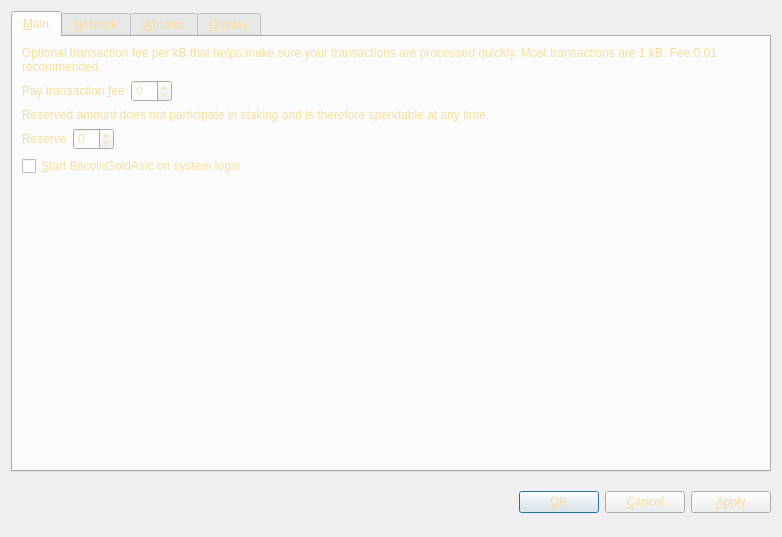
<?xml version="1.0" encoding="UTF-8"?>
<ui version="4.0">
 <class>OptionsDialog</class>
 <widget class="QDialog" name="OptionsDialog">
  <property name="geometry">
   <rect>
    <x>0</x>
    <y>0</y>
    <width>782</width>
    <height>537</height>
   </rect>
  </property>
  <property name="windowTitle">
   <string>Options</string>
  </property>
  <property name="styleSheet">
   <string notr="true">background-image: url(:/images/bg2);
color: rgb(246, 222, 155);</string>
  </property>
  <property name="modal">
   <bool>true</bool>
  </property>
  <layout class="QVBoxLayout" name="verticalLayout">
   <item>
    <widget class="QTabWidget" name="tabWidget">
     <property name="tabPosition">
      <enum>QTabWidget::North</enum>
     </property>
     <property name="currentIndex">
      <number>0</number>
     </property>
     <widget class="QWidget" name="tabMain">
      <attribute name="title">
       <string>&amp;Main</string>
      </attribute>
      <layout class="QVBoxLayout" name="verticalLayout_Main">
       <item>
        <widget class="QLabel" name="transactionFeeInfoLabel">
         <property name="text">
          <string>Optional transaction fee per kB that helps make sure your transactions are processed quickly. Most transactions are 1 kB. Fee 0.01 recommended.</string>
         </property>
         <property name="textFormat">
          <enum>Qt::PlainText</enum>
         </property>
         <property name="wordWrap">
          <bool>true</bool>
         </property>
        </widget>
       </item>
       <item>
        <layout class="QHBoxLayout" name="horizontalLayoutFee">
         <item>
          <widget class="QLabel" name="transactionFeeLabel">
           <property name="text">
            <string>Pay transaction &amp;fee</string>
           </property>
           <property name="textFormat">
            <enum>Qt::PlainText</enum>
           </property>
           <property name="buddy">
            <cstring>transactionFee</cstring>
           </property>
          </widget>
         </item>
         <item>
          <widget class="BitcoinAmountField" name="transactionFee"/>
         </item>
         <item>
          <spacer name="horizontalSpacerFee">
           <property name="orientation">
            <enum>Qt::Horizontal</enum>
           </property>
           <property name="sizeHint" stdset="0">
            <size>
             <width>40</width>
             <height>20</height>
            </size>
           </property>
          </spacer>
         </item>
        </layout>
       </item>
       <item>
        <widget class="QLabel" name="reserveBalanceInfoLabel">
         <property name="text">
          <string>Reserved amount does not participate in staking and is therefore spendable at any time.</string>
         </property>
         <property name="textFormat">
          <enum>Qt::PlainText</enum>
         </property>
         <property name="wordWrap">
          <bool>true</bool>
         </property>
        </widget>
       </item>
       <item>
        <layout class="QHBoxLayout" name="horizontalLayoutReserveBalance">
         <item>
          <widget class="QLabel" name="reserveBalanceLabel">
           <property name="text">
            <string>Reserve</string>
           </property>
           <property name="textFormat">
            <enum>Qt::PlainText</enum>
           </property>
           <property name="buddy">
            <cstring>reserveBalance</cstring>
           </property>
          </widget>
         </item>
         <item>
          <widget class="BitcoinAmountField" name="reserveBalance"/>
         </item>
         <item>
          <spacer name="horizontalSpacerReserveBalance">
           <property name="orientation">
            <enum>Qt::Horizontal</enum>
           </property>
           <property name="sizeHint" stdset="0">
            <size>
             <width>40</width>
             <height>20</height>
            </size>
           </property>
          </spacer>
         </item>
        </layout>
       </item>
       <item>
        <widget class="QCheckBox" name="bitcoinAtStartup">
         <property name="toolTip">
          <string>Automatically start BitcoinGoldAsic after logging in to the system.</string>
         </property>
         <property name="text">
          <string>&amp;Start BitcoinGoldAsic on system login</string>
         </property>
        </widget>
       </item>
       <item>
        <spacer name="verticalSpacer_Main">
         <property name="orientation">
          <enum>Qt::Vertical</enum>
         </property>
         <property name="sizeHint" stdset="0">
          <size>
           <width>20</width>
           <height>40</height>
          </size>
         </property>
        </spacer>
       </item>
      </layout>
     </widget>
     <widget class="QWidget" name="tabNetwork">
      <attribute name="title">
       <string>&amp;Network</string>
      </attribute>
      <layout class="QVBoxLayout" name="verticalLayout_Network">
       <item>
        <widget class="QCheckBox" name="mapPortUpnp">
         <property name="toolTip">
          <string>Automatically open the BitcoinGoldAsic client port on the router. This only works when your router supports UPnP and it is enabled.</string>
         </property>
         <property name="text">
          <string>Map port using &amp;UPnP</string>
         </property>
        </widget>
       </item>
       <item>
        <widget class="QCheckBox" name="connectSocks">
         <property name="toolTip">
          <string>Connect to the BitcoinGoldAsic network through a SOCKS proxy (e.g. when connecting through Tor).</string>
         </property>
         <property name="text">
          <string>&amp;Connect through SOCKS proxy:</string>
         </property>
        </widget>
       </item>
       <item>
        <layout class="QHBoxLayout" name="horizontalLayout_Network">
         <item>
          <widget class="QLabel" name="proxyIpLabel">
           <property name="text">
            <string>Proxy &amp;IP:</string>
           </property>
           <property name="textFormat">
            <enum>Qt::PlainText</enum>
           </property>
           <property name="buddy">
            <cstring>proxyIp</cstring>
           </property>
          </widget>
         </item>
         <item>
          <widget class="QValidatedLineEdit" name="proxyIp">
           <property name="maximumSize">
            <size>
             <width>140</width>
             <height>16777215</height>
            </size>
           </property>
           <property name="toolTip">
            <string>IP address of the proxy (e.g. 127.0.0.1)</string>
           </property>
          </widget>
         </item>
         <item>
          <widget class="QLabel" name="proxyPortLabel">
           <property name="text">
            <string>&amp;Port:</string>
           </property>
           <property name="textFormat">
            <enum>Qt::PlainText</enum>
           </property>
           <property name="buddy">
            <cstring>proxyPort</cstring>
           </property>
          </widget>
         </item>
         <item>
          <widget class="QLineEdit" name="proxyPort">
           <property name="maximumSize">
            <size>
             <width>55</width>
             <height>16777215</height>
            </size>
           </property>
           <property name="toolTip">
            <string>Port of the proxy (e.g. 9050)</string>
           </property>
          </widget>
         </item>
         <item>
          <widget class="QLabel" name="socksVersionLabel">
           <property name="text">
            <string>SOCKS &amp;Version:</string>
           </property>
           <property name="textFormat">
            <enum>Qt::PlainText</enum>
           </property>
           <property name="buddy">
            <cstring>socksVersion</cstring>
           </property>
          </widget>
         </item>
         <item>
          <widget class="QValueComboBox" name="socksVersion">
           <property name="toolTip">
            <string>SOCKS version of the proxy (e.g. 5)</string>
           </property>
          </widget>
         </item>
         <item>
          <spacer name="horizontalSpacer_Network">
           <property name="orientation">
            <enum>Qt::Horizontal</enum>
           </property>
           <property name="sizeHint" stdset="0">
            <size>
             <width>40</width>
             <height>20</height>
            </size>
           </property>
          </spacer>
         </item>
        </layout>
       </item>
       <item>
        <spacer name="verticalSpacer_Network">
         <property name="orientation">
          <enum>Qt::Vertical</enum>
         </property>
         <property name="sizeHint" stdset="0">
          <size>
           <width>20</width>
           <height>40</height>
          </size>
         </property>
        </spacer>
       </item>
      </layout>
     </widget>
     <widget class="QWidget" name="tabWindow">
      <attribute name="title">
       <string>&amp;Window</string>
      </attribute>
      <layout class="QVBoxLayout" name="verticalLayout_Window">
       <item>
        <widget class="QCheckBox" name="minimizeToTray">
         <property name="toolTip">
          <string>Show only a tray icon after minimizing the window.</string>
         </property>
         <property name="text">
          <string>&amp;Minimize to the tray instead of the taskbar</string>
         </property>
        </widget>
       </item>
       <item>
        <widget class="QCheckBox" name="minimizeOnClose">
         <property name="toolTip">
          <string>Minimize instead of exit the application when the window is closed. When this option is enabled, the application will be closed only after selecting Quit in the menu.</string>
         </property>
         <property name="text">
          <string>M&amp;inimize on close</string>
         </property>
        </widget>
       </item>
       <item>
        <spacer name="verticalSpacer_Window">
         <property name="orientation">
          <enum>Qt::Vertical</enum>
         </property>
         <property name="sizeHint" stdset="0">
          <size>
           <width>20</width>
           <height>40</height>
          </size>
         </property>
        </spacer>
       </item>
      </layout>
     </widget>
     <widget class="QWidget" name="tabDisplay">
      <attribute name="title">
       <string>&amp;Display</string>
      </attribute>
      <layout class="QVBoxLayout" name="verticalLayout_Display">
       <item>
        <layout class="QHBoxLayout" name="horizontalLayout_1_Display">
         <item>
          <widget class="QLabel" name="langLabel">
           <property name="text">
            <string>User Interface &amp;language:</string>
           </property>
           <property name="textFormat">
            <enum>Qt::PlainText</enum>
           </property>
           <property name="buddy">
            <cstring>lang</cstring>
           </property>
          </widget>
         </item>
         <item>
          <widget class="QValueComboBox" name="lang">
           <property name="toolTip">
            <string>The user interface language can be set here. This setting will take effect after restarting BitcoinGoldAsic.</string>
           </property>
          </widget>
         </item>
        </layout>
       </item>
       <item>
        <layout class="QHBoxLayout" name="horizontalLayout_2_Display">
         <item>
          <widget class="QLabel" name="unitLabel">
           <property name="text">
            <string>&amp;Unit to show amounts in:</string>
           </property>
           <property name="textFormat">
            <enum>Qt::PlainText</enum>
           </property>
           <property name="buddy">
            <cstring>unit</cstring>
           </property>
          </widget>
         </item>
         <item>
          <widget class="QValueComboBox" name="unit">
           <property name="toolTip">
            <string>Choose the default subdivision unit to show in the interface and when sending coins.</string>
           </property>
          </widget>
         </item>
        </layout>
       </item>
       <item>
        <widget class="QCheckBox" name="displayAddresses">
         <property name="toolTip">
          <string>Whether to show BitcoinGoldAsic addresses in the transaction list or not.</string>
         </property>
         <property name="text">
          <string>&amp;Display addresses in transaction list</string>
         </property>
        </widget>
       </item>
       <item>
        <widget class="QCheckBox" name="coinControlFeatures">
         <property name="toolTip">
          <string>Whether to show coin control features or not.</string>
         </property>
         <property name="text">
          <string>Display coin &amp;control features (experts only!)</string>
         </property>
        </widget>
       </item>
       <item>
        <spacer name="verticalSpacer_Display">
         <property name="orientation">
          <enum>Qt::Vertical</enum>
         </property>
         <property name="sizeHint" stdset="0">
          <size>
           <width>20</width>
           <height>40</height>
          </size>
         </property>
        </spacer>
       </item>
      </layout>
     </widget>
    </widget>
   </item>
   <item>
    <layout class="QHBoxLayout" name="horizontalLayout_Buttons">
     <item>
      <spacer name="horizontalSpacer_1">
       <property name="orientation">
        <enum>Qt::Horizontal</enum>
       </property>
       <property name="sizeHint" stdset="0">
        <size>
         <width>40</width>
         <height>48</height>
        </size>
       </property>
      </spacer>
     </item>
     <item>
      <widget class="QLabel" name="statusLabel">
       <property name="font">
        <font>
         <weight>75</weight>
         <bold>true</bold>
        </font>
       </property>
       <property name="text">
        <string/>
       </property>
       <property name="textFormat">
        <enum>Qt::PlainText</enum>
       </property>
       <property name="wordWrap">
        <bool>true</bool>
       </property>
      </widget>
     </item>
     <item>
      <spacer name="horizontalSpacer_2">
       <property name="orientation">
        <enum>Qt::Horizontal</enum>
       </property>
       <property name="sizeHint" stdset="0">
        <size>
         <width>40</width>
         <height>48</height>
        </size>
       </property>
      </spacer>
     </item>
     <item>
      <widget class="QPushButton" name="okButton">
       <property name="text">
        <string>&amp;OK</string>
       </property>
      </widget>
     </item>
     <item>
      <widget class="QPushButton" name="cancelButton">
       <property name="text">
        <string>&amp;Cancel</string>
       </property>
       <property name="autoDefault">
        <bool>false</bool>
       </property>
      </widget>
     </item>
     <item>
      <widget class="QPushButton" name="applyButton">
       <property name="text">
        <string>&amp;Apply</string>
       </property>
       <property name="autoDefault">
        <bool>false</bool>
       </property>
      </widget>
     </item>
    </layout>
   </item>
  </layout>
 </widget>
 <customwidgets>
  <customwidget>
   <class>BitcoinAmountField</class>
   <extends>QSpinBox</extends>
   <header>bitcoinamountfield.h</header>
   <container>1</container>
  </customwidget>
  <customwidget>
   <class>QValueComboBox</class>
   <extends>QComboBox</extends>
   <header>qvaluecombobox.h</header>
  </customwidget>
  <customwidget>
   <class>QValidatedLineEdit</class>
   <extends>QLineEdit</extends>
   <header>qvalidatedlineedit.h</header>
  </customwidget>
 </customwidgets>
 <resources/>
 <connections/>
</ui>
